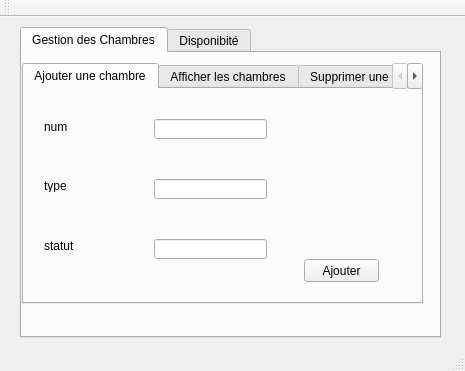
<?xml version="1.0" encoding="UTF-8"?>
<ui version="4.0">
 <class>MainWindow</class>
 <widget class="QMainWindow" name="MainWindow">
  <property name="geometry">
   <rect>
    <x>0</x>
    <y>0</y>
    <width>465</width>
    <height>371</height>
   </rect>
  </property>
  <property name="windowTitle">
   <string>Gestion des chambres</string>
  </property>
  <widget class="QWidget" name="centralWidget">
   <widget class="QTabWidget" name="tabWidget_2">
    <property name="geometry">
     <rect>
      <x>20</x>
      <y>10</y>
      <width>421</width>
      <height>311</height>
     </rect>
    </property>
    <property name="currentIndex">
     <number>0</number>
    </property>
    <widget class="QWidget" name="tab_4">
     <attribute name="title">
      <string>Gestion des Chambres</string>
     </attribute>
     <widget class="QTabWidget" name="tabWidget">
      <property name="geometry">
       <rect>
        <x>0</x>
        <y>10</y>
        <width>401</width>
        <height>241</height>
       </rect>
      </property>
      <property name="currentIndex">
       <number>0</number>
      </property>
      <widget class="QWidget" name="tab">
       <attribute name="title">
        <string>Ajouter une chambre</string>
       </attribute>
       <widget class="QLabel" name="label">
        <property name="geometry">
         <rect>
          <x>20</x>
          <y>30</y>
          <width>61</width>
          <height>16</height>
         </rect>
        </property>
        <property name="text">
         <string>num</string>
        </property>
       </widget>
       <widget class="QLabel" name="label_2">
        <property name="geometry">
         <rect>
          <x>20</x>
          <y>90</y>
          <width>47</width>
          <height>13</height>
         </rect>
        </property>
        <property name="text">
         <string>type</string>
        </property>
       </widget>
       <widget class="QLabel" name="label_3">
        <property name="geometry">
         <rect>
          <x>20</x>
          <y>150</y>
          <width>47</width>
          <height>13</height>
         </rect>
        </property>
        <property name="text">
         <string>statut</string>
        </property>
       </widget>
       <widget class="QLineEdit" name="lineEdit_id">
        <property name="geometry">
         <rect>
          <x>130</x>
          <y>30</y>
          <width>113</width>
          <height>20</height>
         </rect>
        </property>
       </widget>
       <widget class="QLineEdit" name="lineEdit_nom">
        <property name="geometry">
         <rect>
          <x>130</x>
          <y>90</y>
          <width>113</width>
          <height>20</height>
         </rect>
        </property>
       </widget>
       <widget class="QLineEdit" name="lineEdit_prenom">
        <property name="geometry">
         <rect>
          <x>130</x>
          <y>150</y>
          <width>113</width>
          <height>20</height>
         </rect>
        </property>
       </widget>
       <widget class="QPushButton" name="pb_ajouter">
        <property name="geometry">
         <rect>
          <x>280</x>
          <y>170</y>
          <width>75</width>
          <height>23</height>
         </rect>
        </property>
        <property name="text">
         <string>Ajouter</string>
        </property>
       </widget>
      </widget>
      <widget class="QWidget" name="tab_2">
       <attribute name="title">
        <string>Afficher les chambres</string>
       </attribute>
       <widget class="QTableView" name="tabchambre">
        <property name="geometry">
         <rect>
          <x>10</x>
          <y>10</y>
          <width>341</width>
          <height>171</height>
         </rect>
        </property>
       </widget>
      </widget>
      <widget class="QWidget" name="tab_3">
       <attribute name="title">
        <string>Supprimer une chambre</string>
       </attribute>
       <widget class="QLineEdit" name="lineEdit_id_2">
        <property name="geometry">
         <rect>
          <x>140</x>
          <y>30</y>
          <width>113</width>
          <height>20</height>
         </rect>
        </property>
       </widget>
       <widget class="QLabel" name="label_4">
        <property name="geometry">
         <rect>
          <x>20</x>
          <y>30</y>
          <width>61</width>
          <height>16</height>
         </rect>
        </property>
        <property name="text">
         <string>num</string>
        </property>
       </widget>
       <widget class="QPushButton" name="pb_supprimer">
        <property name="geometry">
         <rect>
          <x>240</x>
          <y>140</y>
          <width>75</width>
          <height>23</height>
         </rect>
        </property>
        <property name="text">
         <string>Supprimer</string>
        </property>
       </widget>
      </widget>
     </widget>
    </widget>
    <widget class="QWidget" name="tab_5">
     <attribute name="title">
      <string>Disponibité</string>
     </attribute>
     <widget class="QLabel" name="label_5">
      <property name="geometry">
       <rect>
        <x>60</x>
        <y>60</y>
        <width>47</width>
        <height>13</height>
       </rect>
      </property>
      <property name="text">
       <string>num</string>
      </property>
     </widget>
     <widget class="QLineEdit" name="lineEdit">
      <property name="geometry">
       <rect>
        <x>140</x>
        <y>60</y>
        <width>113</width>
        <height>20</height>
       </rect>
      </property>
     </widget>
     <widget class="QPushButton" name="pushButton">
      <property name="geometry">
       <rect>
        <x>260</x>
        <y>190</y>
        <width>75</width>
        <height>23</height>
       </rect>
      </property>
      <property name="text">
       <string>chercher</string>
      </property>
     </widget>
    </widget>
   </widget>
  </widget>
  <widget class="QMenuBar" name="menuBar">
   <property name="geometry">
    <rect>
     <x>0</x>
     <y>0</y>
     <width>465</width>
     <height>21</height>
    </rect>
   </property>
  </widget>
  <widget class="QToolBar" name="mainToolBar">
   <attribute name="toolBarArea">
    <enum>TopToolBarArea</enum>
   </attribute>
   <attribute name="toolBarBreak">
    <bool>false</bool>
   </attribute>
  </widget>
  <widget class="QStatusBar" name="statusBar"/>
 </widget>
 <layoutdefault spacing="6" margin="11"/>
 <resources/>
 <connections/>
</ui>
